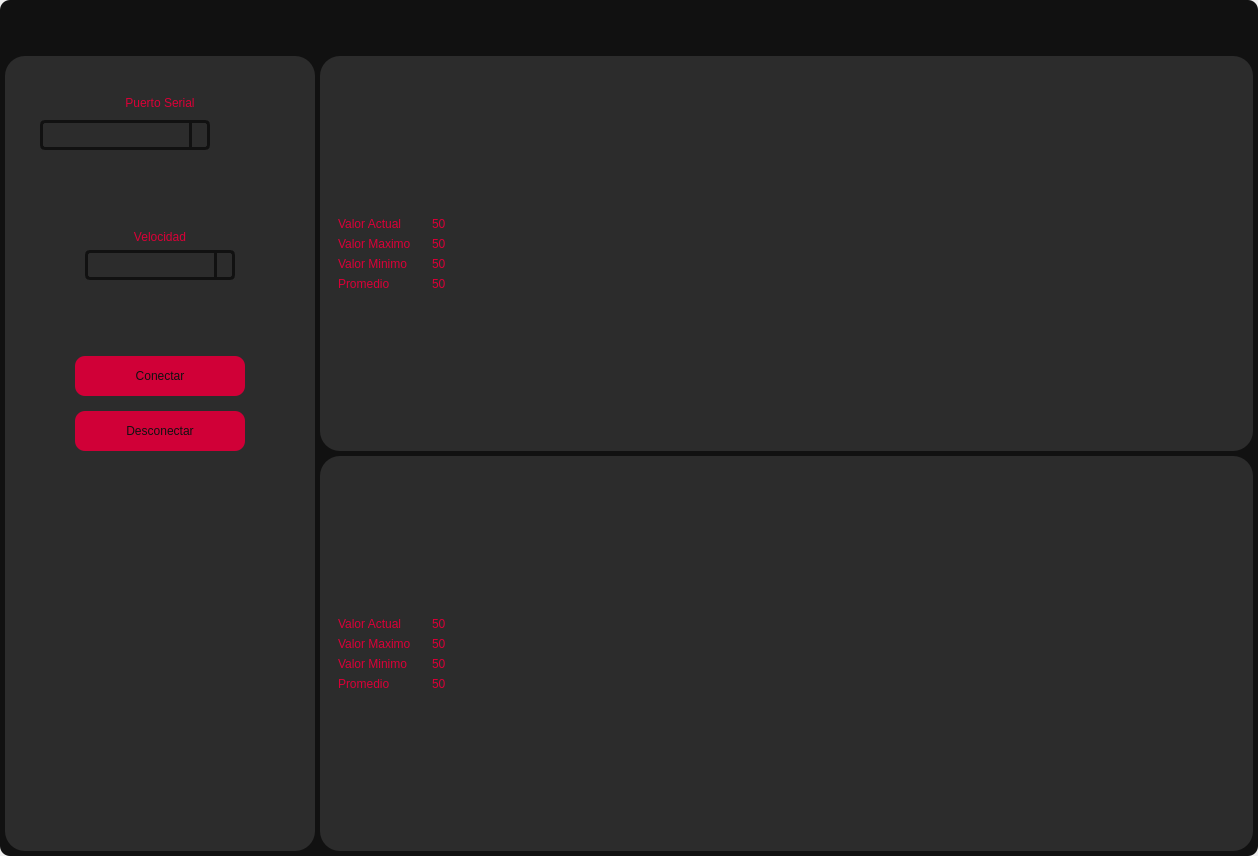
<?xml version="1.0" encoding="UTF-8"?>
<ui version="4.0">
 <class>MainWindow</class>
 <widget class="QMainWindow" name="MainWindow">
  <property name="geometry">
   <rect>
    <x>0</x>
    <y>0</y>
    <width>1258</width>
    <height>856</height>
   </rect>
  </property>
  <property name="windowTitle">
   <string>MainWindow</string>
  </property>
  <widget class="QWidget" name="centralwidget">
   <layout class="QVBoxLayout" name="verticalLayout">
    <property name="spacing">
     <number>0</number>
    </property>
    <property name="leftMargin">
     <number>0</number>
    </property>
    <property name="topMargin">
     <number>0</number>
    </property>
    <property name="rightMargin">
     <number>0</number>
    </property>
    <property name="bottomMargin">
     <number>0</number>
    </property>
    <item>
     <widget class="QFrame" name="frame">
      <property name="styleSheet">
       <string notr="true">background-color: rgb(17,17,17);
border-radius: 10px;
</string>
      </property>
      <property name="frameShape">
       <enum>QFrame::StyledPanel</enum>
      </property>
      <property name="frameShadow">
       <enum>QFrame::Raised</enum>
      </property>
      <layout class="QVBoxLayout" name="verticalLayout_2">
       <property name="leftMargin">
        <number>5</number>
       </property>
       <property name="topMargin">
        <number>5</number>
       </property>
       <property name="rightMargin">
        <number>5</number>
       </property>
       <property name="bottomMargin">
        <number>5</number>
       </property>
       <item>
        <widget class="QFrame" name="frame_superior">
         <property name="minimumSize">
          <size>
           <width>0</width>
           <height>45</height>
          </size>
         </property>
         <property name="maximumSize">
          <size>
           <width>16777215</width>
           <height>50</height>
          </size>
         </property>
         <property name="styleSheet">
          <string notr="true">QFrame{
background-color: rgb(17,17,17);
}

QPushButton{
border-radius:18px;
background-color: rgb(17, 17, 17);
}

QPushButton:hover{
background-color: rgb(44,44,44);
}</string>
         </property>
         <property name="frameShape">
          <enum>QFrame::StyledPanel</enum>
         </property>
         <property name="frameShadow">
          <enum>QFrame::Raised</enum>
         </property>
         <layout class="QHBoxLayout" name="horizontalLayout">
          <property name="spacing">
           <number>15</number>
          </property>
          <property name="leftMargin">
           <number>10</number>
          </property>
          <property name="topMargin">
           <number>0</number>
          </property>
          <property name="rightMargin">
           <number>0</number>
          </property>
          <property name="bottomMargin">
           <number>0</number>
          </property>
          <item>
           <spacer name="horizontalSpacer">
            <property name="orientation">
             <enum>Qt::Horizontal</enum>
            </property>
            <property name="sizeHint" stdset="0">
             <size>
              <width>999</width>
              <height>20</height>
             </size>
            </property>
           </spacer>
          </item>
          <item>
           <widget class="QPushButton" name="btn_minimizar">
            <property name="minimumSize">
             <size>
              <width>38</width>
              <height>38</height>
             </size>
            </property>
            <property name="maximumSize">
             <size>
              <width>38</width>
              <height>38</height>
             </size>
            </property>
            <property name="text">
             <string/>
            </property>
            <property name="icon">
             <iconset>
              <normaloff>icons/minus (2).svg</normaloff>icons/minus (2).svg</iconset>
            </property>
            <property name="iconSize">
             <size>
              <width>36</width>
              <height>36</height>
             </size>
            </property>
           </widget>
          </item>
          <item>
           <widget class="QPushButton" name="btn_maximizar">
            <property name="minimumSize">
             <size>
              <width>38</width>
              <height>38</height>
             </size>
            </property>
            <property name="maximumSize">
             <size>
              <width>38</width>
              <height>38</height>
             </size>
            </property>
            <property name="text">
             <string/>
            </property>
            <property name="icon">
             <iconset>
              <normaloff>icons/chevrons-up (1).svg</normaloff>icons/chevrons-up (1).svg</iconset>
            </property>
            <property name="iconSize">
             <size>
              <width>36</width>
              <height>36</height>
             </size>
            </property>
           </widget>
          </item>
          <item>
           <widget class="QPushButton" name="btn_normal">
            <property name="minimumSize">
             <size>
              <width>38</width>
              <height>38</height>
             </size>
            </property>
            <property name="maximumSize">
             <size>
              <width>38</width>
              <height>38</height>
             </size>
            </property>
            <property name="text">
             <string/>
            </property>
            <property name="icon">
             <iconset>
              <normaloff>icons/chevrons-down (1).svg</normaloff>icons/chevrons-down (1).svg</iconset>
            </property>
            <property name="iconSize">
             <size>
              <width>36</width>
              <height>36</height>
             </size>
            </property>
           </widget>
          </item>
          <item>
           <widget class="QPushButton" name="btn_cerrar">
            <property name="minimumSize">
             <size>
              <width>38</width>
              <height>38</height>
             </size>
            </property>
            <property name="maximumSize">
             <size>
              <width>38</width>
              <height>38</height>
             </size>
            </property>
            <property name="text">
             <string/>
            </property>
            <property name="icon">
             <iconset>
              <normaloff>icons/x (2).svg</normaloff>icons/x (2).svg</iconset>
            </property>
            <property name="iconSize">
             <size>
              <width>36</width>
              <height>36</height>
             </size>
            </property>
           </widget>
          </item>
         </layout>
        </widget>
       </item>
       <item>
        <widget class="QFrame" name="frame_contenido">
         <property name="frameShape">
          <enum>QFrame::StyledPanel</enum>
         </property>
         <property name="frameShadow">
          <enum>QFrame::Raised</enum>
         </property>
         <layout class="QVBoxLayout" name="verticalLayout_4">
          <property name="spacing">
           <number>5</number>
          </property>
          <property name="leftMargin">
           <number>0</number>
          </property>
          <property name="topMargin">
           <number>0</number>
          </property>
          <property name="rightMargin">
           <number>0</number>
          </property>
          <property name="bottomMargin">
           <number>0</number>
          </property>
          <item>
           <layout class="QHBoxLayout" name="horizontalLayout_2" stretch="1,3">
            <item>
             <widget class="QFrame" name="frame_3">
              <property name="minimumSize">
               <size>
                <width>310</width>
                <height>0</height>
               </size>
              </property>
              <property name="maximumSize">
               <size>
                <width>310</width>
                <height>16777215</height>
               </size>
              </property>
              <property name="styleSheet">
               <string notr="true">background-color: rgb(44,44,44);
border-radius:20px;</string>
              </property>
              <property name="frameShape">
               <enum>QFrame::StyledPanel</enum>
              </property>
              <property name="frameShadow">
               <enum>QFrame::Raised</enum>
              </property>
              <layout class="QVBoxLayout" name="verticalLayout_10">
               <property name="topMargin">
                <number>40</number>
               </property>
               <property name="bottomMargin">
                <number>40</number>
               </property>
               <item>
                <layout class="QVBoxLayout" name="verticalLayout_8">
                 <item>
                  <layout class="QVBoxLayout" name="verticalLayout_5">
                   <item>
                    <widget class="QLabel" name="label">
                     <property name="styleSheet">
                      <string notr="true">color:rgb(218,0,55);
font:87 12pt &quot;Arial Black&quot;;</string>
                     </property>
                     <property name="text">
                      <string>Puerto Serial</string>
                     </property>
                     <property name="alignment">
                      <set>Qt::AlignCenter</set>
                     </property>
                    </widget>
                   </item>
                   <item>
                    <layout class="QHBoxLayout" name="horizontalLayout_3">
                     <item>
                      <widget class="QComboBox" name="comboBox_puerto">
                       <property name="minimumSize">
                        <size>
                         <width>150</width>
                         <height>30</height>
                        </size>
                       </property>
                       <property name="maximumSize">
                        <size>
                         <width>170</width>
                         <height>30</height>
                        </size>
                       </property>
                       <property name="styleSheet">
                        <string notr="true">QComboBox{
border:3px solid #111111;
border-radius: 5px;
min-width: 6em;
color:rgb(218,0,55);
font: 87 10pt &quot;Arial Black&quot;;
}

QComboBox::drop-down{
subcontrol-origin:padding;
subcontrol-position: top right;
width: 15px;
border-left-width: 3px;
border-left-color:#111111;
border-left-style:solid;
border-top-right-radius: 4px;
border-bottom-right-radius: 4px;
}

QComboBox QAbstractItemView{
background:#2c2c2c;
selection-background-color:#ff0037;
color:rgb(218,0,55);
}</string>
                       </property>
                      </widget>
                     </item>
                     <item>
                      <widget class="QPushButton" name="btn_actualizar">
                       <property name="minimumSize">
                        <size>
                         <width>38</width>
                         <height>38</height>
                        </size>
                       </property>
                       <property name="maximumSize">
                        <size>
                         <width>38</width>
                         <height>38</height>
                        </size>
                       </property>
                       <property name="styleSheet">
                        <string notr="true">QPushButton{
border-radius:18px;
background-color: rgb(44,44,44);
}

QPushButton:hover{
background-color: rgb(17, 17, 17);
}</string>
                       </property>
                       <property name="text">
                        <string/>
                       </property>
                       <property name="icon">
                        <iconset>
                         <normaloff>icons/rotate-cw.svg</normaloff>icons/rotate-cw.svg</iconset>
                       </property>
                       <property name="iconSize">
                        <size>
                         <width>30</width>
                         <height>30</height>
                        </size>
                       </property>
                      </widget>
                     </item>
                    </layout>
                   </item>
                  </layout>
                 </item>
                 <item>
                  <spacer name="verticalSpacer_2">
                   <property name="orientation">
                    <enum>Qt::Vertical</enum>
                   </property>
                   <property name="sizeHint" stdset="0">
                    <size>
                     <width>20</width>
                     <height>40</height>
                    </size>
                   </property>
                  </spacer>
                 </item>
                 <item>
                  <layout class="QHBoxLayout" name="horizontalLayout_4">
                   <item>
                    <spacer name="horizontalSpacer_2">
                     <property name="orientation">
                      <enum>Qt::Horizontal</enum>
                     </property>
                     <property name="sizeHint" stdset="0">
                      <size>
                       <width>40</width>
                       <height>20</height>
                      </size>
                     </property>
                    </spacer>
                   </item>
                   <item>
                    <layout class="QVBoxLayout" name="verticalLayout_6">
                     <item>
                      <widget class="QLabel" name="label_2">
                       <property name="styleSheet">
                        <string notr="true">color:rgb(218,0,55);
font:87 12pt &quot;Arial Black&quot;;</string>
                       </property>
                       <property name="text">
                        <string>Velocidad</string>
                       </property>
                       <property name="alignment">
                        <set>Qt::AlignCenter</set>
                       </property>
                      </widget>
                     </item>
                     <item>
                      <widget class="QComboBox" name="comboBox_velocidad">
                       <property name="minimumSize">
                        <size>
                         <width>150</width>
                         <height>30</height>
                        </size>
                       </property>
                       <property name="maximumSize">
                        <size>
                         <width>170</width>
                         <height>30</height>
                        </size>
                       </property>
                       <property name="styleSheet">
                        <string notr="true">QComboBox{
border:3px solid #111111;
border-radius: 5px;
min-width: 6em;
color:rgb(218,0,55);
font: 87 10pt &quot;Arial Black&quot;;
}

QComboBox::drop-down{
subcontrol-origin:padding;
subcontrol-position: top right;
width: 15px;
border-left-width: 3px;
border-left-color:#111111;
border-left-style:solid;
border-top-right-radius: 4px;
border-bottom-right-radius: 4px;
}

QComboBox QAbstractItemView{
background:#2c2c2c;
selection-background-color:#ff0037;
color:rgb(218,0,55);
}</string>
                       </property>
                      </widget>
                     </item>
                    </layout>
                   </item>
                   <item>
                    <spacer name="horizontalSpacer_3">
                     <property name="orientation">
                      <enum>Qt::Horizontal</enum>
                     </property>
                     <property name="sizeHint" stdset="0">
                      <size>
                       <width>40</width>
                       <height>20</height>
                      </size>
                     </property>
                    </spacer>
                   </item>
                  </layout>
                 </item>
                 <item>
                  <spacer name="verticalSpacer">
                   <property name="orientation">
                    <enum>Qt::Vertical</enum>
                   </property>
                   <property name="sizeHint" stdset="0">
                    <size>
                     <width>20</width>
                     <height>40</height>
                    </size>
                   </property>
                  </spacer>
                 </item>
                 <item>
                  <layout class="QHBoxLayout" name="horizontalLayout_5">
                   <item>
                    <spacer name="horizontalSpacer_4">
                     <property name="orientation">
                      <enum>Qt::Horizontal</enum>
                     </property>
                     <property name="sizeHint" stdset="0">
                      <size>
                       <width>40</width>
                       <height>20</height>
                      </size>
                     </property>
                    </spacer>
                   </item>
                   <item>
                    <layout class="QVBoxLayout" name="verticalLayout_7">
                     <property name="spacing">
                      <number>15</number>
                     </property>
                     <item>
                      <widget class="QPushButton" name="btn_conectar">
                       <property name="minimumSize">
                        <size>
                         <width>170</width>
                         <height>40</height>
                        </size>
                       </property>
                       <property name="maximumSize">
                        <size>
                         <width>170</width>
                         <height>40</height>
                        </size>
                       </property>
                       <property name="styleSheet">
                        <string notr="true">QPushButton{
background-color: rgb(208,0,55);
font:87 12pt &quot;Arial Black&quot;;
color:rgb(17,17,17);
border-radius: 10px;
}

QPushButton:hover{
background-color: rgb(17,17,17);
font:87 12pt &quot;Arial Black&quot;;
color:rgb(218,0,55);
border-radius: 10px;
}
</string>
                       </property>
                       <property name="text">
                        <string>Conectar</string>
                       </property>
                      </widget>
                     </item>
                     <item>
                      <widget class="QPushButton" name="btn_desconectar">
                       <property name="minimumSize">
                        <size>
                         <width>170</width>
                         <height>40</height>
                        </size>
                       </property>
                       <property name="maximumSize">
                        <size>
                         <width>170</width>
                         <height>40</height>
                        </size>
                       </property>
                       <property name="styleSheet">
                        <string notr="true">QPushButton{
background-color: rgb(208,0,55);
font:87 12pt &quot;Arial Black&quot;;
color:rgb(17,17,17);
border-radius: 10px;
}

QPushButton:hover{
background-color: rgb(17,17,17);
font:87 12pt &quot;Arial Black&quot;;
color:rgb(218,0,55);
border-radius: 10px;
}
</string>
                       </property>
                       <property name="text">
                        <string>Desconectar</string>
                       </property>
                      </widget>
                     </item>
                    </layout>
                   </item>
                   <item>
                    <spacer name="horizontalSpacer_5">
                     <property name="orientation">
                      <enum>Qt::Horizontal</enum>
                     </property>
                     <property name="sizeHint" stdset="0">
                      <size>
                       <width>40</width>
                       <height>20</height>
                      </size>
                     </property>
                    </spacer>
                   </item>
                  </layout>
                 </item>
                </layout>
               </item>
               <item>
                <layout class="QVBoxLayout" name="verticalLayout_9">
                 <item>
                  <spacer name="verticalSpacer_3">
                   <property name="orientation">
                    <enum>Qt::Vertical</enum>
                   </property>
                   <property name="sizeHint" stdset="0">
                    <size>
                     <width>20</width>
                     <height>40</height>
                    </size>
                   </property>
                  </spacer>
                 </item>
                 <item>
                  <layout class="QHBoxLayout" name="horizontalLayout_6">
                   <item>
                    <spacer name="horizontalSpacer_7">
                     <property name="orientation">
                      <enum>Qt::Horizontal</enum>
                     </property>
                     <property name="sizeHint" stdset="0">
                      <size>
                       <width>40</width>
                       <height>20</height>
                      </size>
                     </property>
                    </spacer>
                   </item>
                   <item>
                    <widget class="QLabel" name="label_3">
                     <property name="minimumSize">
                      <size>
                       <width>150</width>
                       <height>150</height>
                      </size>
                     </property>
                     <property name="maximumSize">
                      <size>
                       <width>150</width>
                       <height>150</height>
                      </size>
                     </property>
                     <property name="text">
                      <string/>
                     </property>
                     <property name="pixmap">
                      <pixmap>icons/escudo_negativo.png</pixmap>
                     </property>
                     <property name="scaledContents">
                      <bool>true</bool>
                     </property>
                    </widget>
                   </item>
                   <item>
                    <spacer name="horizontalSpacer_6">
                     <property name="orientation">
                      <enum>Qt::Horizontal</enum>
                     </property>
                     <property name="sizeHint" stdset="0">
                      <size>
                       <width>40</width>
                       <height>20</height>
                      </size>
                     </property>
                    </spacer>
                   </item>
                  </layout>
                 </item>
                </layout>
               </item>
              </layout>
             </widget>
            </item>
            <item>
             <layout class="QVBoxLayout" name="verticalLayout_3" stretch="1,1">
              <item>
               <widget class="QFrame" name="frame_2">
                <property name="styleSheet">
                 <string notr="true">background-color: rgb(44,44,44);
border-radius:20px;</string>
                </property>
                <property name="frameShape">
                 <enum>QFrame::StyledPanel</enum>
                </property>
                <property name="frameShadow">
                 <enum>QFrame::Raised</enum>
                </property>
                <layout class="QHBoxLayout" name="horizontalLayout_7">
                 <item>
                  <widget class="QFrame" name="frame_5">
                   <property name="minimumSize">
                    <size>
                     <width>200</width>
                     <height>0</height>
                    </size>
                   </property>
                   <property name="maximumSize">
                    <size>
                     <width>200</width>
                     <height>16777215</height>
                    </size>
                   </property>
                   <property name="frameShape">
                    <enum>QFrame::StyledPanel</enum>
                   </property>
                   <property name="frameShadow">
                    <enum>QFrame::Raised</enum>
                   </property>
                   <layout class="QVBoxLayout" name="verticalLayout_13">
                    <item>
                     <spacer name="verticalSpacer_4">
                      <property name="orientation">
                       <enum>Qt::Vertical</enum>
                      </property>
                      <property name="sizeHint" stdset="0">
                       <size>
                        <width>20</width>
                        <height>102</height>
                       </size>
                      </property>
                     </spacer>
                    </item>
                    <item>
                     <layout class="QHBoxLayout" name="horizontalLayout_8">
                      <item>
                       <layout class="QVBoxLayout" name="verticalLayout_11">
                        <item>
                         <widget class="QLabel" name="label_4">
                          <property name="styleSheet">
                           <string notr="true">color:rgb(218,0,55);
font:87 10pt &quot;Arial Black&quot;;</string>
                          </property>
                          <property name="text">
                           <string>Valor Actual</string>
                          </property>
                         </widget>
                        </item>
                        <item>
                         <widget class="QLabel" name="label_5">
                          <property name="styleSheet">
                           <string notr="true">color:rgb(218,0,55);
font:87 10pt &quot;Arial Black&quot;;</string>
                          </property>
                          <property name="text">
                           <string>Valor Maximo</string>
                          </property>
                         </widget>
                        </item>
                        <item>
                         <widget class="QLabel" name="label_6">
                          <property name="styleSheet">
                           <string notr="true">color:rgb(218,0,55);
font:87 10pt &quot;Arial Black&quot;;</string>
                          </property>
                          <property name="text">
                           <string>Valor Minimo</string>
                          </property>
                         </widget>
                        </item>
                        <item>
                         <widget class="QLabel" name="label_7">
                          <property name="styleSheet">
                           <string notr="true">color:rgb(218,0,55);
font:87 10pt &quot;Arial Black&quot;;</string>
                          </property>
                          <property name="text">
                           <string>Promedio</string>
                          </property>
                         </widget>
                        </item>
                       </layout>
                      </item>
                      <item>
                       <layout class="QVBoxLayout" name="verticalLayout_12">
                        <item>
                         <widget class="QLabel" name="val_actual1">
                          <property name="styleSheet">
                           <string notr="true">color:rgb(218,0,55);
font:87 10pt &quot;Arial Black&quot;;</string>
                          </property>
                          <property name="text">
                           <string>50</string>
                          </property>
                         </widget>
                        </item>
                        <item>
                         <widget class="QLabel" name="val_max1">
                          <property name="styleSheet">
                           <string notr="true">color:rgb(218,0,55);
font:87 10pt &quot;Arial Black&quot;;</string>
                          </property>
                          <property name="text">
                           <string>50</string>
                          </property>
                         </widget>
                        </item>
                        <item>
                         <widget class="QLabel" name="val_min1">
                          <property name="styleSheet">
                           <string notr="true">color:rgb(218,0,55);
font:87 10pt &quot;Arial Black&quot;;</string>
                          </property>
                          <property name="text">
                           <string>50</string>
                          </property>
                         </widget>
                        </item>
                        <item>
                         <widget class="QLabel" name="val_prom1">
                          <property name="styleSheet">
                           <string notr="true">color:rgb(218,0,55);
font:87 10pt &quot;Arial Black&quot;;</string>
                          </property>
                          <property name="text">
                           <string>50</string>
                          </property>
                         </widget>
                        </item>
                       </layout>
                      </item>
                     </layout>
                    </item>
                    <item>
                     <spacer name="verticalSpacer_5">
                      <property name="orientation">
                       <enum>Qt::Vertical</enum>
                      </property>
                      <property name="sizeHint" stdset="0">
                       <size>
                        <width>20</width>
                        <height>102</height>
                       </size>
                      </property>
                     </spacer>
                    </item>
                   </layout>
                  </widget>
                 </item>
                 <item>
                  <widget class="QFrame" name="frame_6">
                   <property name="frameShape">
                    <enum>QFrame::StyledPanel</enum>
                   </property>
                   <property name="frameShadow">
                    <enum>QFrame::Raised</enum>
                   </property>
                   <layout class="QHBoxLayout" name="horizontalLayout_10">
                    <item>
                     <layout class="QHBoxLayout" name="graph_grafica1"/>
                    </item>
                   </layout>
                  </widget>
                 </item>
                </layout>
               </widget>
              </item>
              <item>
               <widget class="QFrame" name="frame_4">
                <property name="styleSheet">
                 <string notr="true">background-color: rgb(44,44,44);
border-radius:20px;</string>
                </property>
                <property name="frameShape">
                 <enum>QFrame::StyledPanel</enum>
                </property>
                <property name="frameShadow">
                 <enum>QFrame::Raised</enum>
                </property>
                <layout class="QHBoxLayout" name="horizontalLayout_14">
                 <item>
                  <widget class="QFrame" name="frame_7">
                   <property name="minimumSize">
                    <size>
                     <width>200</width>
                     <height>0</height>
                    </size>
                   </property>
                   <property name="maximumSize">
                    <size>
                     <width>200</width>
                     <height>16777215</height>
                    </size>
                   </property>
                   <property name="frameShape">
                    <enum>QFrame::StyledPanel</enum>
                   </property>
                   <property name="frameShadow">
                    <enum>QFrame::Raised</enum>
                   </property>
                   <layout class="QVBoxLayout" name="verticalLayout_14">
                    <item>
                     <spacer name="verticalSpacer_6">
                      <property name="orientation">
                       <enum>Qt::Vertical</enum>
                      </property>
                      <property name="sizeHint" stdset="0">
                       <size>
                        <width>20</width>
                        <height>102</height>
                       </size>
                      </property>
                     </spacer>
                    </item>
                    <item>
                     <layout class="QHBoxLayout" name="horizontalLayout_11">
                      <item>
                       <layout class="QVBoxLayout" name="verticalLayout_15">
                        <item>
                         <widget class="QLabel" name="label_12">
                          <property name="styleSheet">
                           <string notr="true">color:rgb(218,0,55);
font:87 10pt &quot;Arial Black&quot;;</string>
                          </property>
                          <property name="text">
                           <string>Valor Actual</string>
                          </property>
                         </widget>
                        </item>
                        <item>
                         <widget class="QLabel" name="label_13">
                          <property name="styleSheet">
                           <string notr="true">color:rgb(218,0,55);
font:87 10pt &quot;Arial Black&quot;;</string>
                          </property>
                          <property name="text">
                           <string>Valor Maximo</string>
                          </property>
                         </widget>
                        </item>
                        <item>
                         <widget class="QLabel" name="label_14">
                          <property name="styleSheet">
                           <string notr="true">color:rgb(218,0,55);
font:87 10pt &quot;Arial Black&quot;;</string>
                          </property>
                          <property name="text">
                           <string>Valor Minimo</string>
                          </property>
                         </widget>
                        </item>
                        <item>
                         <widget class="QLabel" name="label_15">
                          <property name="styleSheet">
                           <string notr="true">color:rgb(218,0,55);
font:87 10pt &quot;Arial Black&quot;;</string>
                          </property>
                          <property name="text">
                           <string>Promedio</string>
                          </property>
                         </widget>
                        </item>
                       </layout>
                      </item>
                      <item>
                       <layout class="QVBoxLayout" name="verticalLayout_16">
                        <item>
                         <widget class="QLabel" name="val_actual2">
                          <property name="styleSheet">
                           <string notr="true">color:rgb(218,0,55);
font:87 10pt &quot;Arial Black&quot;;</string>
                          </property>
                          <property name="text">
                           <string>50</string>
                          </property>
                         </widget>
                        </item>
                        <item>
                         <widget class="QLabel" name="val_max2">
                          <property name="styleSheet">
                           <string notr="true">color:rgb(218,0,55);
font:87 10pt &quot;Arial Black&quot;;</string>
                          </property>
                          <property name="text">
                           <string>50</string>
                          </property>
                         </widget>
                        </item>
                        <item>
                         <widget class="QLabel" name="val_min2">
                          <property name="styleSheet">
                           <string notr="true">color:rgb(218,0,55);
font:87 10pt &quot;Arial Black&quot;;</string>
                          </property>
                          <property name="text">
                           <string>50</string>
                          </property>
                         </widget>
                        </item>
                        <item>
                         <widget class="QLabel" name="val_prom2">
                          <property name="styleSheet">
                           <string notr="true">color:rgb(218,0,55);
font:87 10pt &quot;Arial Black&quot;;</string>
                          </property>
                          <property name="text">
                           <string>50</string>
                          </property>
                         </widget>
                        </item>
                       </layout>
                      </item>
                     </layout>
                    </item>
                    <item>
                     <spacer name="verticalSpacer_7">
                      <property name="orientation">
                       <enum>Qt::Vertical</enum>
                      </property>
                      <property name="sizeHint" stdset="0">
                       <size>
                        <width>20</width>
                        <height>102</height>
                       </size>
                      </property>
                     </spacer>
                    </item>
                   </layout>
                  </widget>
                 </item>
                 <item>
                  <widget class="QFrame" name="frame_8">
                   <property name="frameShape">
                    <enum>QFrame::StyledPanel</enum>
                   </property>
                   <property name="frameShadow">
                    <enum>QFrame::Raised</enum>
                   </property>
                   <layout class="QHBoxLayout" name="horizontalLayout_12">
                    <item>
                     <layout class="QHBoxLayout" name="graph_grafica2"/>
                    </item>
                   </layout>
                  </widget>
                 </item>
                </layout>
               </widget>
              </item>
             </layout>
            </item>
           </layout>
          </item>
         </layout>
        </widget>
       </item>
      </layout>
     </widget>
    </item>
   </layout>
  </widget>
 </widget>
 <resources/>
 <connections/>
</ui>
